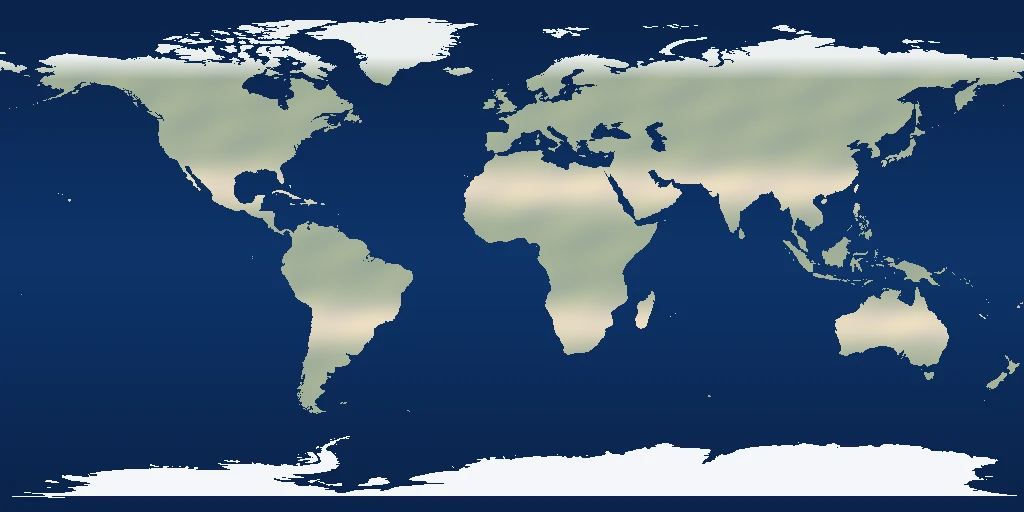
#> input picture twin/aviation/data/tex/globe_1024.webp, 1024 x 512 px
$ python qa.py out.png ../../../aviation/data/tex/globe_1024.webp
#> lines starting #> are read from the running program, lines starting #| are printed output that depends on the picture
#!/usr/bin/env python3
"""texfactory/qa.py - בדיקת טקסטורות רציפות (גדוד טקסטורות, ESH27).

שימוש:  python3 -I qa.py <out_dir> <file> [file ...]
פלט:    שורת JSON לכל קובץ + תצוגת ריצוף 2x2 (<out_dir>/<name>.tile.jpg) לבדיקה בעין.

מדדים:
  seam_x / seam_y  - הקפיצה בקו התפר (עמודה אחרונה מול ראשונה) חלקי הקפיצה החציונית בין עמודות שכנות בפנים.
                     1.0 = רציף לגמרי; עד ~1.3 לא נראה; מעל 2 = תפר נראה בריצוף.
  macro            - טווח הבהירות (max-min) של ממוצעי 8x8 בלוקים, ביחידות 0..1. גבוה = כתמים גדולים שיחזרו בריצוף.
  normal (למפות נורמל): אורך ממוצע, z ממוצע, הטיה ממוצעת (x,y) - הטיה גדולה = המשטח "נוטה" ומשנה תאורה בריצוף.
"""
import json
import os
import sys

import numpy as np
from PIL import Image


def srgb_to_lin(c):
    c = np.asarray(c, dtype=np.float64)
    return np.where(c <= 0.04045, c / 12.92, ((c + 0.055) / 1.055) ** 2.4)


def seam_ratio(a, axis):
    """a: HxWxC float. axis=1 -> horizontal wrap (columns), axis=0 -> vertical wrap (rows)."""
    if axis == 1:
        inner = np.abs(np.diff(a, axis=1)).mean(axis=(0, 2))          # per column pair
        wrap = np.abs(a[:, 0] - a[:, -1]).mean()
    else:
        inner = np.abs(np.diff(a, axis=0)).mean(axis=(1, 2))
        wrap = np.abs(a[0] - a[-1]).mean()
    med = float(np.median(inner)) or 1e-9
    p99 = float(np.percentile(inner, 99)) or 1e-9
    return wrap / med, wrap / p99


def macro_range(lum, n=8):
    h, w = lum.shape
    b = lum[: h // n * n, : w // n * n].reshape(n, h // n, n, w // n).mean(axis=(1, 3))
    return float(b.max() - b.min())


def analyze(path, out_dir):
#> called with out_dir = 'out.png'
    im = Image.open(path)
#> im is the input picture: PIL image 1024x512 RGBA; mean R, G, B, A 51, 77.1, 101.5, 217
    info = {"file": os.path.basename(path), "size": list(im.size), "mode": im.mode, "bytes": os.path.getsize(path)}
    rgb = np.asarray(im.convert("RGB"), dtype=np.float64) / 255.0
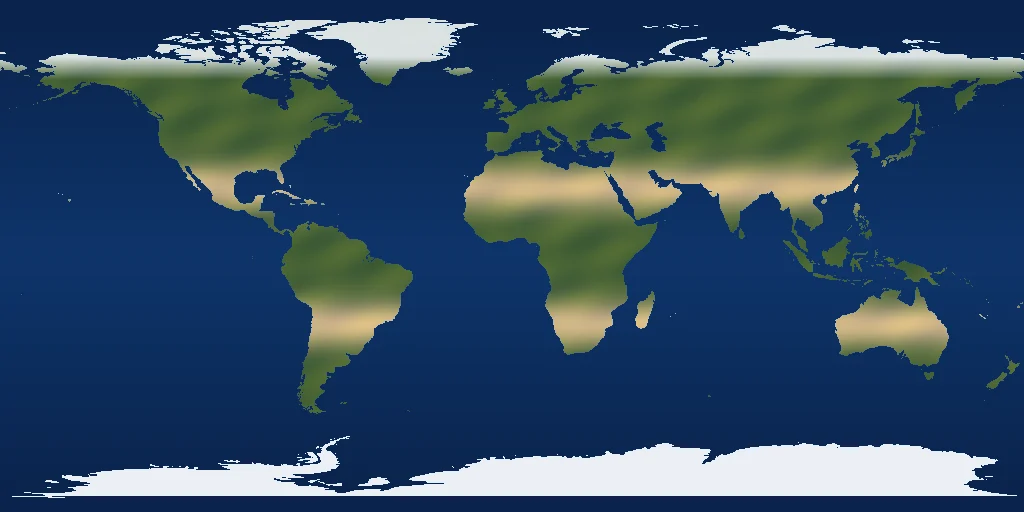
#> rgb: shape (512, 1024, 3) float64; mean R, G, B 0.2, 0.302, 0.398
    sx, sx99 = seam_ratio(rgb, 1)
#> in seam_ratio, `inner = np.abs(np.diff(a, axis=1)).mean(axis=(0, 2))`: inner = 1023 values, max 0.0274 at index 310, min 0.000163 at index 420, mean 0.00671
#> in seam_ratio, `wrap = np.abs(a[:, 0] - a[:, -1]).mean()`: wrap = 0.00497
#> in seam_ratio, `med = float(np.median(inner)) or 1e-9`: med = 0.00585
#> in seam_ratio, `p99 = float(np.percentile(inner, 99)) or 1e-9`: p99 = 0.021
#> sx = 0.849; sx99 = 0.236
    sy, sy99 = seam_ratio(rgb, 0)
#> sy = 0.00367; sy99 = 0.000318
    lum = rgb @ np.array([0.2126, 0.7152, 0.0722])
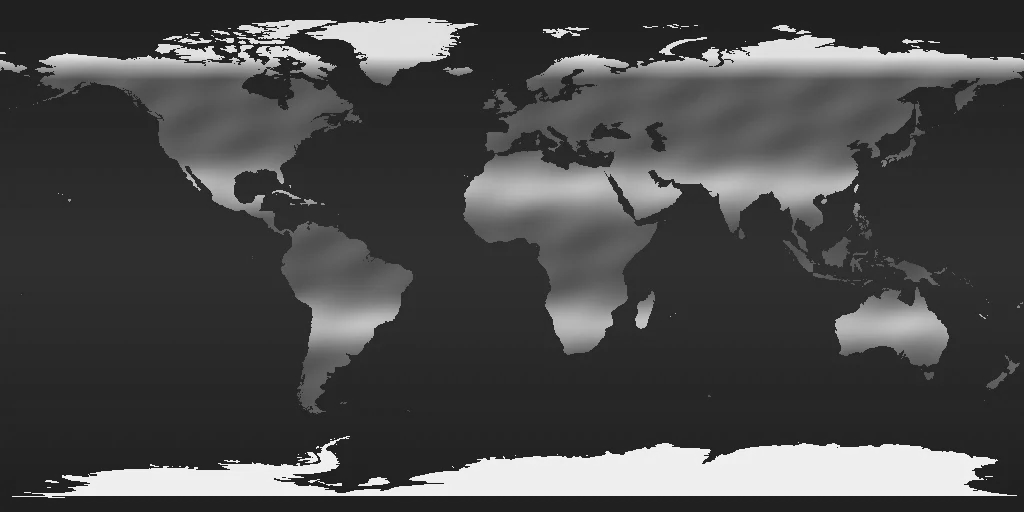
#> lum: shape (512, 1024) float64; min 0.0944, max 0.974, mean 0.288
    info.update({
        "mean_srgb8": [round(float(v) * 255, 1) for v in rgb.reshape(-1, 3).mean(0)],
        "mean_lin": [round(float(v), 4) for v in srgb_to_lin(rgb).reshape(-1, 3).mean(0)],
        "lum_std": round(float(lum.std()), 4),
        "seam_x": round(sx, 2), "seam_y": round(sy, 2), "seam_x_vs_p99": round(sx99, 2), "seam_y_vs_p99": round(sy99, 2),
        "macro": round(macro_range(lum), 4),
    })
#> in srgb_to_lin, `return np.where(c <= 0.04045, c / 12.92, ((c + 0.055) / 1.055) ** 2.4)`:
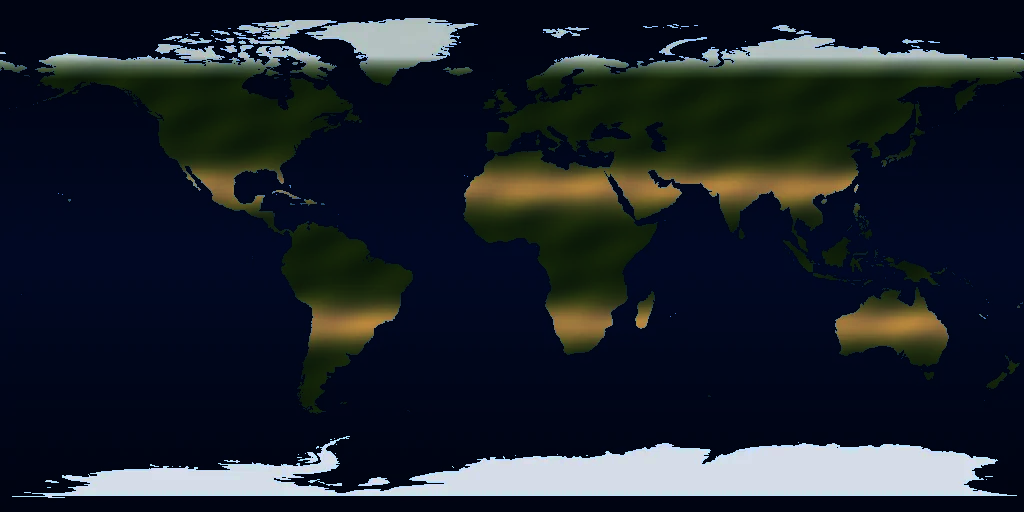
#> returned value: shape (512, 1024, 3) float64; mean of channels 0, 1, 2 0.11, 0.136, 0.172; drawn as R, G, B
#> in macro_range, `h, w = lum.shape`: h = 512; w = 1024
    if "normal" in os.path.basename(path).lower():
        n = rgb * 2.0 - 1.0
        ln = np.linalg.norm(n, axis=2)
        info["normal"] = {"len_mean": round(float(ln.mean()), 3), "z_mean": round(float(n[..., 2].mean()), 3),
                          "tilt_xy": [round(float(n[..., 0].mean()), 3), round(float(n[..., 1].mean()), 3)],
                          "z_neg_frac": round(float((n[..., 2] < 0).mean()), 4)}
    # תצוגת ריצוף 2x2 (כל אריח מוקטן ל-512)
    t = im.convert("RGB").resize((512, 512), Image.LANCZOS)
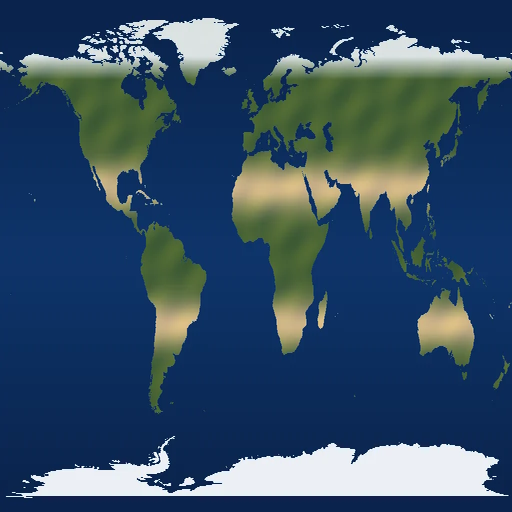
#> t: PIL image 512x512 RGB; mean R, G, B 51, 77.1, 101.5
    tile = Image.new("RGB", (1024, 1024))
#> tile: PIL image 1024x1024 RGB; every value is 0
    for k in range(4):
        tile.paste(t, ((k % 2) * 512, (k // 2) * 512))
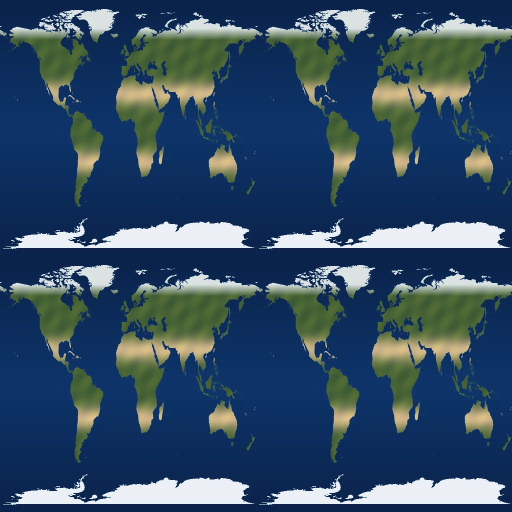
#> tile: PIL image 1024x1024 RGB (shown at 1/2 size); mean R, G, B 51, 77.1, 101.5
    os.makedirs(out_dir, exist_ok=True)
    tile.save(os.path.join(out_dir, os.path.splitext(os.path.basename(path))[0] + ".tile.jpg"), quality=85)
    return info


def main():
    if len(sys.argv) < 3:
        print(__doc__)
        sys.exit(2)
    out = sys.argv[1]
    for p in sys.argv[2:]:
        print(json.dumps(analyze(p, out), ensure_ascii=False))


if __name__ == "__main__":
    main()

$ run again, on twin/aviation/data/tex/region_1024.webp
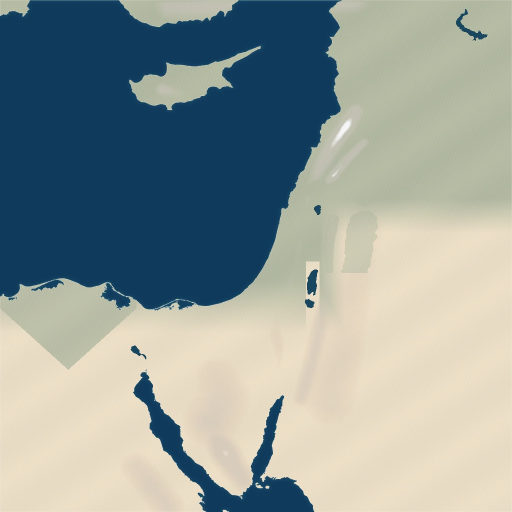
#> input picture twin/aviation/data/tex/region_1024.webp, 1024 x 1024 px (shown at 1/2 size)
#> in analyze, im is the input picture: PIL image 1024x1024 RGBA; mean R, G, B, A 118.8, 125.6, 107.1, 172.7
#> in seam_ratio, `inner = np.abs(np.diff(a, axis=1)).mean(axis=(0, 2))`: inner = 1023 values, max 0.0706 at index 1022, min 0.00334 at index 430, mean 0.00715
#> in seam_ratio, `wrap = np.abs(a[:, 0] - a[:, -1]).mean()`: wrap = 0.209
#> med = 0.00727
#> p99 = 0.0147
#> sx = 28.76; sx99 = 14.22
#> sy = 48.74; sy99 = 14.71
#> in srgb_to_lin, `return np.where(c <= 0.04045, c / 12.92, ((c + 0.055) / 1.055) ** 2.4)`:
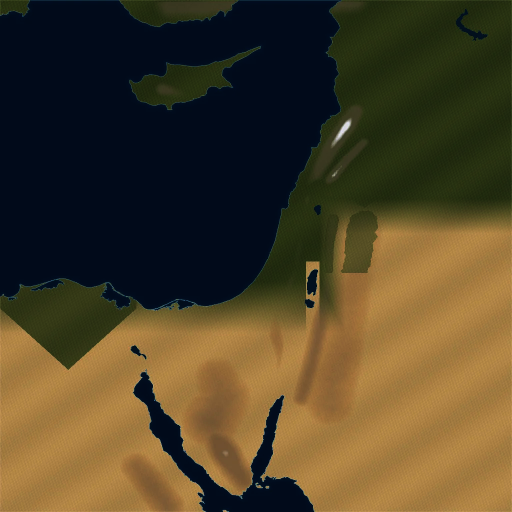
#> returned value: shape (1024, 1024, 3) float64 (shown at 1/2 size); mean of channels 0, 1, 2 0.307, 0.261, 0.16; drawn as R, G, B
#> h = 1024
#> after the loop in analyze, `for k in range(4):`:
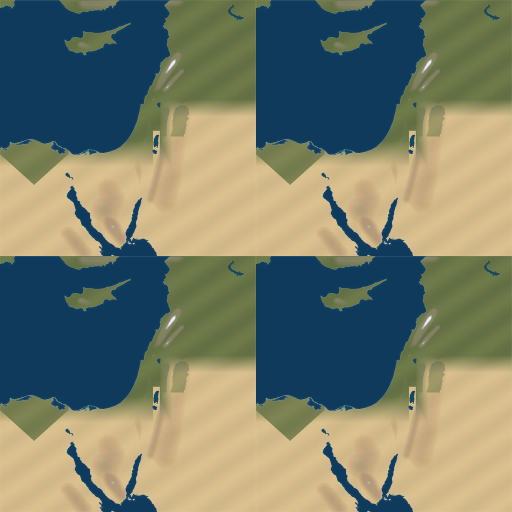
#> tile: PIL image 1024x1024 RGB (shown at 1/2 size); mean R, G, B 118.8, 125.6, 107.1
